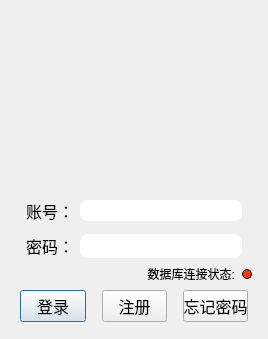
<?xml version="1.0" encoding="UTF-8"?>
<ui version="4.0">
 <class>LoginDialog</class>
 <widget class="QDialog" name="LoginDialog">
  <property name="windowModality">
   <enum>Qt::WindowModality::NonModal</enum>
  </property>
  <property name="geometry">
   <rect>
    <x>0</x>
    <y>0</y>
    <width>268</width>
    <height>339</height>
   </rect>
  </property>
  <property name="sizePolicy">
   <sizepolicy hsizetype="Preferred" vsizetype="Preferred">
    <horstretch>0</horstretch>
    <verstretch>0</verstretch>
   </sizepolicy>
  </property>
  <property name="minimumSize">
   <size>
    <width>268</width>
    <height>300</height>
   </size>
  </property>
  <property name="maximumSize">
   <size>
    <width>268</width>
    <height>339</height>
   </size>
  </property>
  <property name="font">
   <font>
    <pointsize>12</pointsize>
   </font>
  </property>
  <property name="windowTitle">
   <string>闲彭 校园二手交易</string>
  </property>
  <property name="windowIcon">
   <iconset resource="icon.qrc">
    <normaloff>:/new/icon/logo.ico</normaloff>:/new/icon/logo.ico</iconset>
  </property>
  <property name="autoFillBackground">
   <bool>false</bool>
  </property>
  <property name="styleSheet">
   <string notr="true">QLineEdit{
border-radius:8px;
}
QDialog{
#background-image:url(&quot;/Users/xzajyjs/Desktop/logo.png&quot;)
}
</string>
  </property>
  <layout class="QVBoxLayout" name="verticalLayout_2">
   <property name="leftMargin">
    <number>0</number>
   </property>
   <property name="topMargin">
    <number>0</number>
   </property>
   <property name="rightMargin">
    <number>0</number>
   </property>
   <property name="bottomMargin">
    <number>0</number>
   </property>
   <item>
    <widget class="QLabel" name="label_3">
     <property name="enabled">
      <bool>false</bool>
     </property>
     <property name="sizePolicy">
      <sizepolicy hsizetype="Preferred" vsizetype="Preferred">
       <horstretch>0</horstretch>
       <verstretch>78</verstretch>
      </sizepolicy>
     </property>
     <property name="minimumSize">
      <size>
       <width>0</width>
       <height>0</height>
      </size>
     </property>
     <property name="styleSheet">
      <string notr="true">background-image: url(:/new/prefix1/logo.png);</string>
     </property>
     <property name="text">
      <string/>
     </property>
     <property name="scaledContents">
      <bool>false</bool>
     </property>
     <property name="margin">
      <number>0</number>
     </property>
    </widget>
   </item>
   <item>
    <layout class="QHBoxLayout" name="horizontalLayout_4">
     <property name="leftMargin">
      <number>10</number>
     </property>
     <property name="topMargin">
      <number>0</number>
     </property>
     <property name="rightMargin">
      <number>10</number>
     </property>
     <item>
      <spacer name="horizontalSpacer">
       <property name="orientation">
        <enum>Qt::Orientation::Horizontal</enum>
       </property>
       <property name="sizeHint" stdset="0">
        <size>
         <width>13</width>
         <height>125</height>
        </size>
       </property>
      </spacer>
     </item>
     <item>
      <layout class="QVBoxLayout" name="verticalLayout">
       <property name="topMargin">
        <number>0</number>
       </property>
       <property name="bottomMargin">
        <number>0</number>
       </property>
       <item>
        <layout class="QGridLayout" name="gridLayout">
         <property name="leftMargin">
          <number>16</number>
         </property>
         <property name="topMargin">
          <number>0</number>
         </property>
         <property name="rightMargin">
          <number>16</number>
         </property>
         <property name="verticalSpacing">
          <number>11</number>
         </property>
         <item row="0" column="0">
          <widget class="QLabel" name="label">
           <property name="font">
            <font>
             <family>Arial</family>
             <pointsize>12</pointsize>
            </font>
           </property>
           <property name="text">
            <string>账号：</string>
           </property>
          </widget>
         </item>
         <item row="0" column="1">
          <widget class="QLineEdit" name="username">
           <property name="minimumSize">
            <size>
             <width>0</width>
             <height>20</height>
            </size>
           </property>
           <property name="font">
            <font>
             <pointsize>12</pointsize>
            </font>
           </property>
           <property name="maxLength">
            <number>12</number>
           </property>
          </widget>
         </item>
         <item row="1" column="0">
          <widget class="QLabel" name="label_2">
           <property name="font">
            <font>
             <pointsize>12</pointsize>
            </font>
           </property>
           <property name="text">
            <string>密码：</string>
           </property>
          </widget>
         </item>
         <item row="1" column="1">
          <widget class="QLineEdit" name="password">
           <property name="minimumSize">
            <size>
             <width>0</width>
             <height>20</height>
            </size>
           </property>
           <property name="font">
            <font>
             <pointsize>14</pointsize>
            </font>
           </property>
           <property name="maxLength">
            <number>16</number>
           </property>
           <property name="echoMode">
            <enum>QLineEdit::EchoMode::Password</enum>
           </property>
          </widget>
         </item>
        </layout>
       </item>
       <item>
        <layout class="QHBoxLayout" name="horizontalLayout_2">
         <property name="spacing">
          <number>7</number>
         </property>
         <property name="leftMargin">
          <number>0</number>
         </property>
         <property name="topMargin">
          <number>0</number>
         </property>
         <property name="bottomMargin">
          <number>0</number>
         </property>
         <item>
          <spacer name="horizontalSpacer_3">
           <property name="orientation">
            <enum>Qt::Orientation::Horizontal</enum>
           </property>
           <property name="sizeHint" stdset="0">
            <size>
             <width>40</width>
             <height>20</height>
            </size>
           </property>
          </spacer>
         </item>
         <item>
          <widget class="QLabel" name="label_4">
           <property name="font">
            <font>
             <pointsize>9</pointsize>
            </font>
           </property>
           <property name="text">
            <string>数据库连接状态:</string>
           </property>
           <property name="alignment">
            <set>Qt::AlignmentFlag::AlignRight|Qt::AlignmentFlag::AlignTrailing|Qt::AlignmentFlag::AlignVCenter</set>
           </property>
          </widget>
         </item>
         <item>
          <widget class="QRadioButton" name="radioButton">
           <property name="enabled">
            <bool>false</bool>
           </property>
           <property name="styleSheet">
            <string notr="true">QRadioButton::indicator{
	width:8px;
	height:8px;
	border-radius:5px;
	border-style: solid;
	border-width: 0.5px;
	border-color: black;
}
QRadioButton::indicator:checked {
	background-color:green;
}
QRadioButton::indicator:unchecked {
	background-color:rgb(255, 60, 13);
}</string>
           </property>
           <property name="text">
            <string/>
           </property>
          </widget>
         </item>
        </layout>
       </item>
       <item>
        <layout class="QHBoxLayout" name="horizontalLayout">
         <property name="spacing">
          <number>16</number>
         </property>
         <property name="leftMargin">
          <number>10</number>
         </property>
         <property name="rightMargin">
          <number>10</number>
         </property>
         <property name="bottomMargin">
          <number>17</number>
         </property>
         <item>
          <widget class="QPushButton" name="loginButton">
           <property name="font">
            <font>
             <pointsize>12</pointsize>
            </font>
           </property>
           <property name="text">
            <string>登录</string>
           </property>
          </widget>
         </item>
         <item>
          <widget class="QPushButton" name="registerButton">
           <property name="font">
            <font>
             <pointsize>12</pointsize>
            </font>
           </property>
           <property name="text">
            <string>注册</string>
           </property>
          </widget>
         </item>
         <item>
          <widget class="QPushButton" name="forgetButton">
           <property name="font">
            <font>
             <pointsize>12</pointsize>
            </font>
           </property>
           <property name="text">
            <string>忘记密码</string>
           </property>
          </widget>
         </item>
        </layout>
       </item>
      </layout>
     </item>
     <item>
      <spacer name="horizontalSpacer_2">
       <property name="orientation">
        <enum>Qt::Orientation::Horizontal</enum>
       </property>
       <property name="sizeHint" stdset="0">
        <size>
         <width>13</width>
         <height>125</height>
        </size>
       </property>
      </spacer>
     </item>
    </layout>
   </item>
  </layout>
 </widget>
 <resources>
  <include location="icon.qrc"/>
 </resources>
 <connections/>
</ui>
